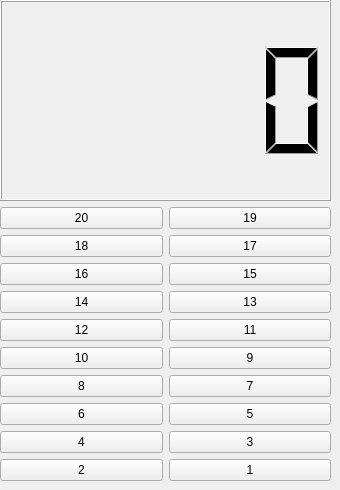
   <widget class="QWidget" name="tab_2">
    <attribute name="title">
     <string>电梯2</string>
    </attribute>
    <widget class="QWidget" name="verticalLayoutWidget_2">
     <property name="geometry">
      <rect>
       <x>0</x>
       <y>0</y>
       <width>331</width>
       <height>481</height>
      </rect>
     </property>
     <layout class="QVBoxLayout" name="verticalLayout_2">
      <item>
       <widget class="QLCDNumber" name="lcdNumber_2"/>
      </item>
      <item>
       <layout class="QHBoxLayout" name="es2_10">
        <item>
         <widget class="QPushButton" name="ef2_20">
          <property name="text">
           <string>20</string>
          </property>
          <property name="checkable">
           <bool>true</bool>
          </property>
         </widget>
        </item>
        <item>
         <widget class="QPushButton" name="ef2_19">
          <property name="text">
           <string>19</string>
          </property>
          <property name="checkable">
           <bool>true</bool>
          </property>
         </widget>
        </item>
       </layout>
      </item>
      <item>
       <layout class="QHBoxLayout" name="es2_9">
        <item>
         <widget class="QPushButton" name="ef2_18">
          <property name="text">
           <string>18</string>
          </property>
          <property name="checkable">
           <bool>true</bool>
          </property>
         </widget>
        </item>
        <item>
         <widget class="QPushButton" name="ef2_17">
          <property name="text">
           <string>17</string>
          </property>
          <property name="checkable">
           <bool>true</bool>
          </property>
         </widget>
        </item>
       </layout>
      </item>
      <item>
       <layout class="QHBoxLayout" name="es2_8">
        <item>
         <widget class="QPushButton" name="ef2_16">
          <property name="text">
           <string>16</string>
          </property>
          <property name="checkable">
           <bool>true</bool>
          </property>
         </widget>
        </item>
        <item>
         <widget class="QPushButton" name="ef2_15">
          <property name="text">
           <string>15</string>
          </property>
          <property name="checkable">
           <bool>true</bool>
          </property>
         </widget>
        </item>
       </layout>
      </item>
      <item>
       <layout class="QHBoxLayout" name="es2_7">
        <item>
         <widget class="QPushButton" name="ef2_14">
          <property name="text">
           <string>14</string>
          </property>
          <property name="checkable">
           <bool>true</bool>
          </property>
         </widget>
        </item>
        <item>
         <widget class="QPushButton" name="ef2_13">
          <property name="text">
           <string>13</string>
          </property>
          <property name="checkable">
           <bool>true</bool>
          </property>
         </widget>
        </item>
       </layout>
      </item>
      <item>
       <layout class="QHBoxLayout" name="es2_6">
        <item>
         <widget class="QPushButton" name="ef2_12">
          <property name="text">
           <string>12</string>
          </property>
          <property name="checkable">
           <bool>true</bool>
          </property>
         </widget>
        </item>
        <item>
         <widget class="QPushButton" name="ef2_11">
          <property name="text">
           <string>11</string>
          </property>
          <property name="checkable">
           <bool>true</bool>
          </property>
         </widget>
        </item>
       </layout>
      </item>
      <item>
       <layout class="QHBoxLayout" name="es2_5">
        <item>
         <widget class="QPushButton" name="ef2_10">
          <property name="text">
           <string>10</string>
          </property>
          <property name="checkable">
           <bool>true</bool>
          </property>
         </widget>
        </item>
        <item>
         <widget class="QPushButton" name="ef2_9">
          <property name="text">
           <string>9</string>
          </property>
          <property name="checkable">
           <bool>true</bool>
          </property>
         </widget>
        </item>
       </layout>
      </item>
      <item>
       <layout class="QHBoxLayout" name="es2_4">
        <item>
         <widget class="QPushButton" name="ef2_8">
          <property name="text">
           <string>8</string>
          </property>
          <property name="checkable">
           <bool>true</bool>
          </property>
         </widget>
        </item>
        <item>
         <widget class="QPushButton" name="ef2_7">
          <property name="text">
           <string>7</string>
          </property>
          <property name="checkable">
           <bool>true</bool>
          </property>
         </widget>
        </item>
       </layout>
      </item>
      <item>
       <layout class="QHBoxLayout" name="es2_3">
        <item>
         <widget class="QPushButton" name="ef2_6">
          <property name="text">
           <string>6</string>
          </property>
          <property name="checkable">
           <bool>true</bool>
          </property>
         </widget>
        </item>
        <item>
         <widget class="QPushButton" name="ef2_5">
          <property name="text">
           <string>5</string>
          </property>
          <property name="checkable">
           <bool>true</bool>
          </property>
         </widget>
        </item>
       </layout>
      </item>
      <item>
       <layout class="QHBoxLayout" name="es2_2">
        <item>
         <widget class="QPushButton" name="ef2_4">
          <property name="text">
           <string>4</string>
          </property>
          <property name="checkable">
           <bool>true</bool>
          </property>
         </widget>
        </item>
        <item>
         <widget class="QPushButton" name="ef2_3">
          <property name="text">
           <string>3</string>
          </property>
          <property name="checkable">
           <bool>true</bool>
          </property>
         </widget>
        </item>
       </layout>
      </item>
      <item>
       <layout class="QHBoxLayout" name="es2_1">
        <item>
         <widget class="QPushButton" name="ef2_2">
          <property name="text">
           <string>2</string>
          </property>
          <property name="checkable">
           <bool>true</bool>
          </property>
         </widget>
        </item>
        <item>
         <widget class="QPushButton" name="ef2_1">
          <property name="text">
           <string>1</string>
          </property>
          <property name="checkable">
           <bool>true</bool>
          </property>
         </widget>
        </item>
       </layout>
      </item>
     </layout>
    </widget>
   </widget>
